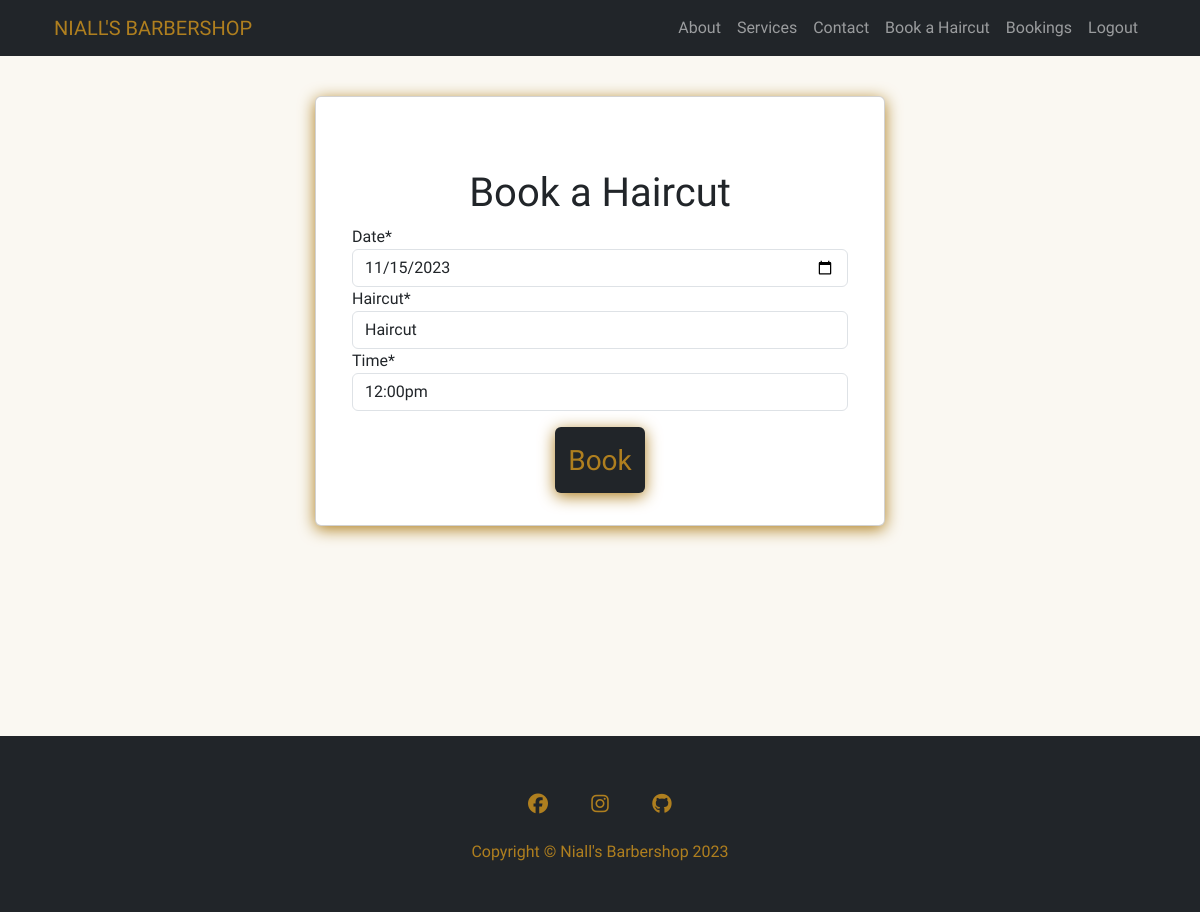
Page /booking/22/update/ (signed in) on the committed database.
### booking_system/models.py (models this page shows, shortened)
class Booking(models.Model):
    username = models.ForeignKey(User, on_delete=models.CASCADE,
                                 related_name='username_booking')
    date_of_booking = models.DateField()
    service_name = models.ForeignKey(Services, on_delete=models.CASCADE,
                                     related_name='service_name_booking')
    start_time = models.TimeField(choices=BOOKING_TIME)
    end_time = models.TimeField(editable=False, blank=True, null=True)
    confirmed = models.BooleanField(default=False)
    class Meta:
        ordering = ['date_of_booking', 'start_time']

class Services(models.Model):
    service_name = models.CharField(max_length=250)
    session_length = models.DurationField()
    cost = models.DecimalField(max_digits=8, decimal_places=2)
    def __str__(self):
        return self.service_name

### booking_system/views.py (the view, shortened to what this page needs)
# urls.py: path('booking/<int:pk>/update/', views.UpdateBookingView.as_view(),
class UpdateBookingView(LoginRequiredMixin, UserPassesTestMixin, UpdateView):
    model = Booking
    template_name = 'booking_system/booking_form.html'
    success_url = reverse_lazy('booking-home')
    form_class = BookingForm
    def test_func(self):
        booking = self.get_object()
        return (self.request.user == booking.username or
                self.request.user.is_superuser)

### booking_system/forms.py (shortened to what this page needs)
class BookingForm(forms.ModelForm):
    class Meta:
        model = Booking
        fields = ["date_of_booking", "service_name", "start_time"]
        widgets = {'date_of_booking': DateInput(attrs={'type': 'date'}), }
        labels = {
            'date_of_booking': 'Date',
            'service_name': 'Haircut',
            'start_time': 'Time',
            }

### booking_system/templates/booking_system/booking_form.html (shortened to what this page needs)
{% extends "base.html" %} {% load crispy_forms_tags %} {% load account %}
{% block content %}
<div class="container mt-5 justify-content-center align-items-center">
  <div class="row justify-content-center">
    <div class="col-md-6 card push-down gold-shadow">
      <div class="m-3">
        <form
          method="POST"
          class="form mb-2 p-2 form-style"
          enctype="multipart/form-data"
        >
          <h1 class="text-center pt-5">Book a Haircut</h1>
          {% csrf_token %} {{ form | crispy }} {{ form.media }}
          <div class="container d-flex justify-content-center">
            <button
              type="submit"
              class="btn form-style custom-button-dark-gold mt-3 pt-3"
            >
              <h3>Book</h3>
            </button>
          </div>
        </form>
      </div>
    </div>
  </div>
</div>
{% endblock content %}

### static/css/style.css (style rules this page uses)
:root { --clr-gold: #af7f1f; --clr-light: #faf8f2; --clr-dark: #212529; }
body { font-family: 'Tenor Sans', sans-serif; background-color: var(--clr-light); }
h1, h2, h3, h4, h5 { font-family: 'Sancreek', serif; }
.custom-button-dark-gold { transition: .5s ease-in-out; background-color: var(--clr-dark); color: var(--clr-gold); box-shadow: 0 0.2rem 1rem var(--clr-gold); }
.gold-shadow { box-shadow: 0 0.2rem 1rem var(--clr-gold); }
.push-down { position: relative; top: 3rem; }

### rows in the picture
Booking: date_of_booking "11/15/2023", start_time "12:00pm"
Services: service_name "Haircut"
